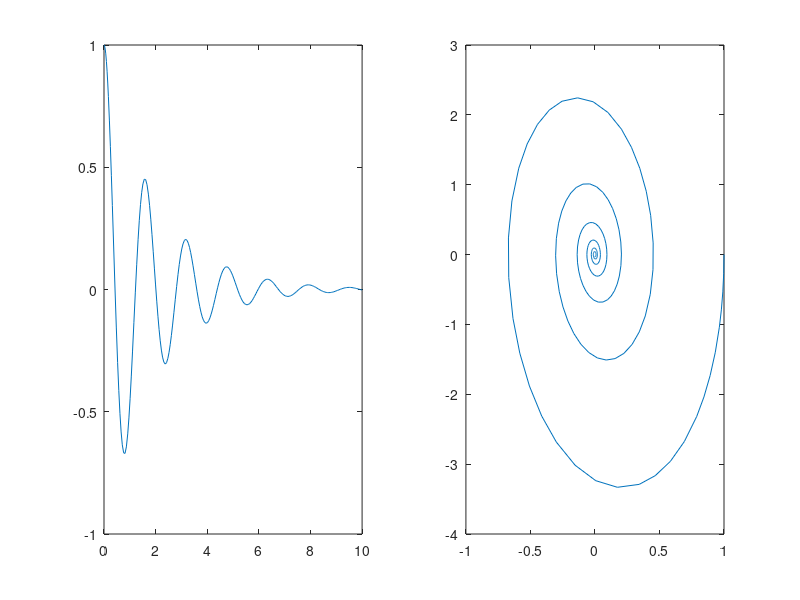
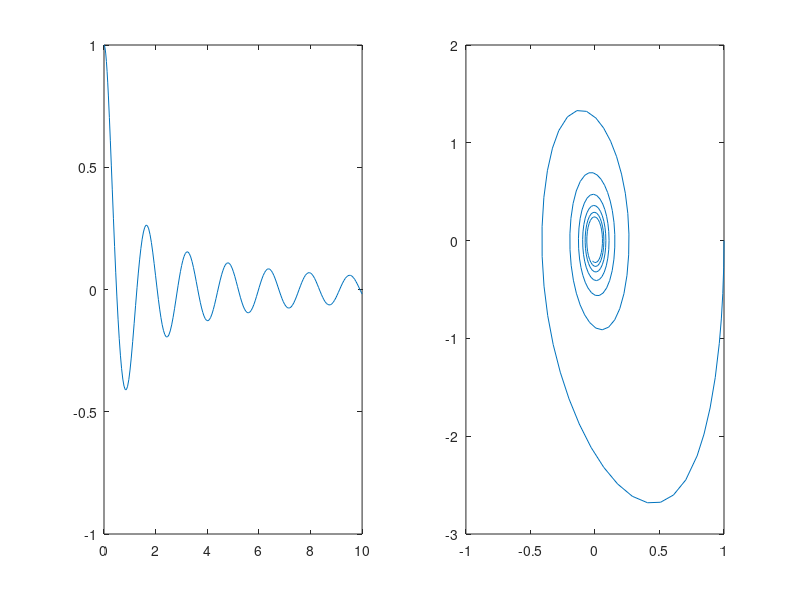
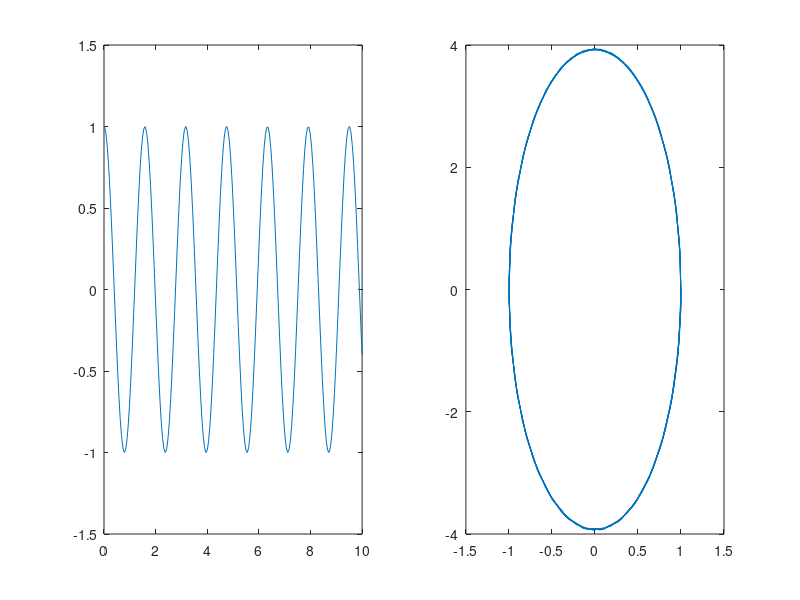

The MATLAB source for these figures, in order:
clear; clc; close all;

% Description: Solves odes using ode45
tspan = [0 10];
odefun = @(t,x) [x(2); -16*x(1)-x(2)];
x0 = [1 0];
[t,x] = ode45(odefun,tspan,x0);
figure(1)
subplot(1,2,1)
plot(t,x(:,1))

subplot(1,2,2)
plot(x(:,1),x(:,2))

odefun = @(t,x) [x(2); -16*x(1)-abs(x(2))*x(2)];
x0 = [1 0];
[t,x] = ode45(odefun,tspan,x0);

figure(2)
subplot(1,2,1)
plot(t,x(:,1))

subplot(1,2,2)
plot(x(:,1),x(:,2))

odefun = @(t,x) [x(2); -15*x(1)-x(1)^3];
x0 = [1 0];
[t,x] = ode45(odefun,tspan,x0);

figure(3)
subplot(1,2,1)
plot(t,x(:,1))

subplot(1,2,2)
plot(x(:,1),x(:,2))

